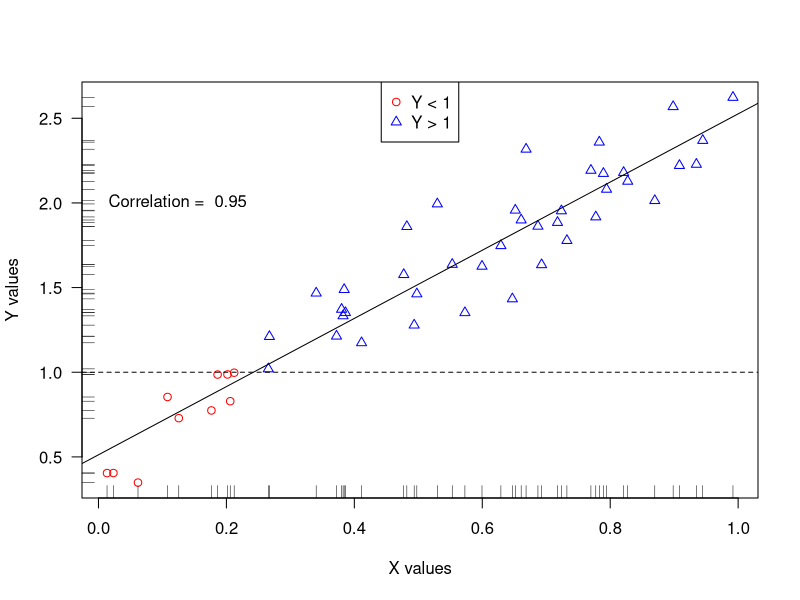
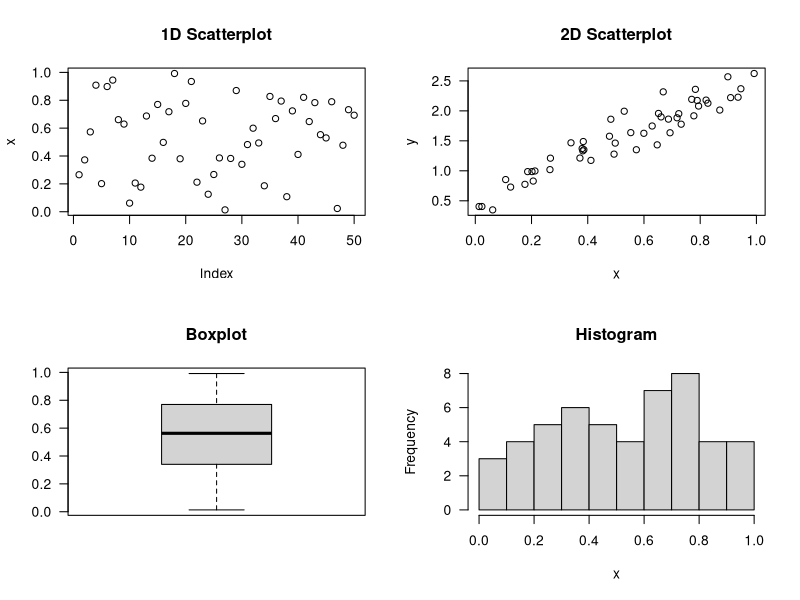
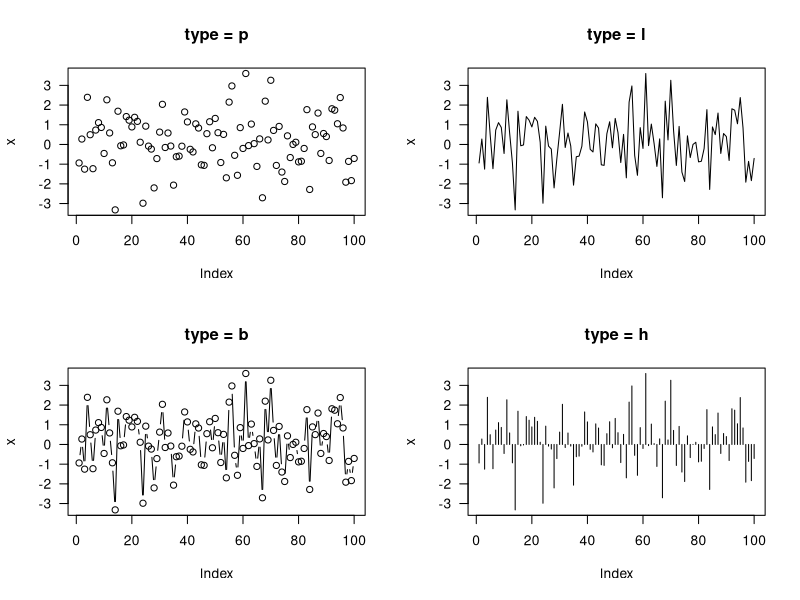
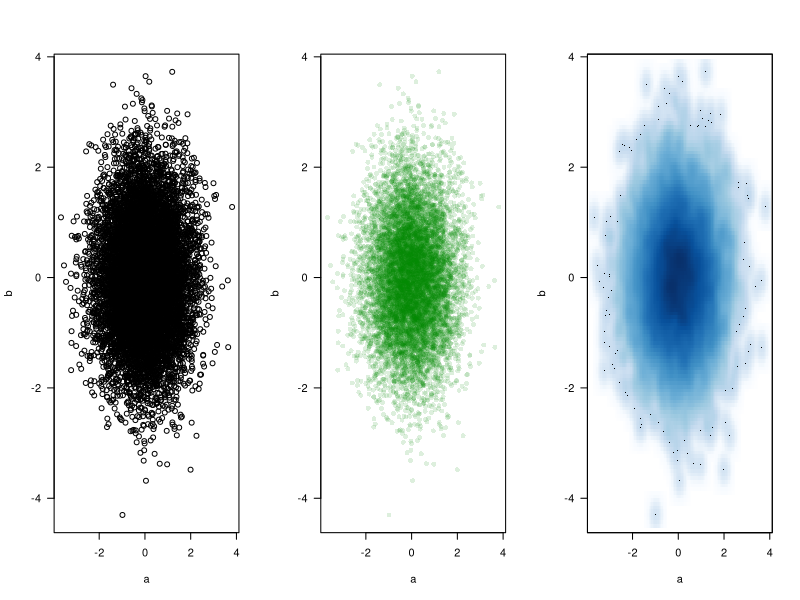
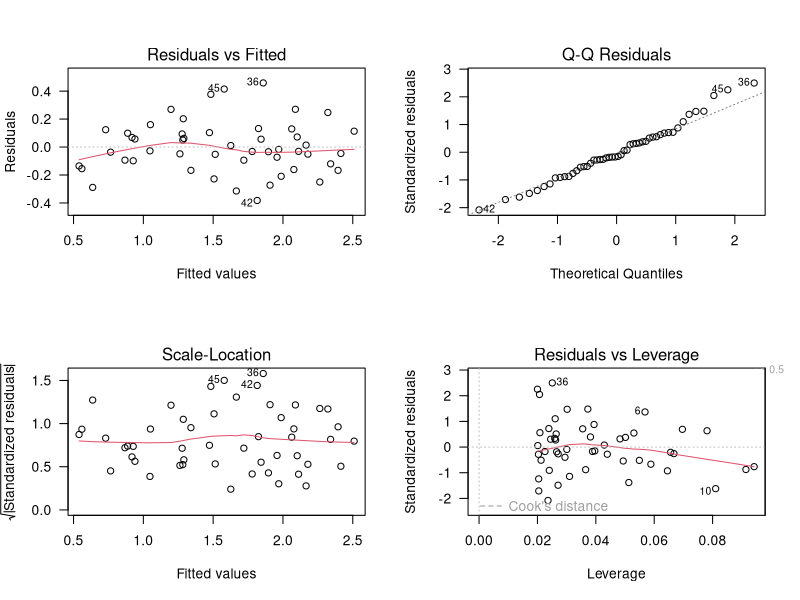
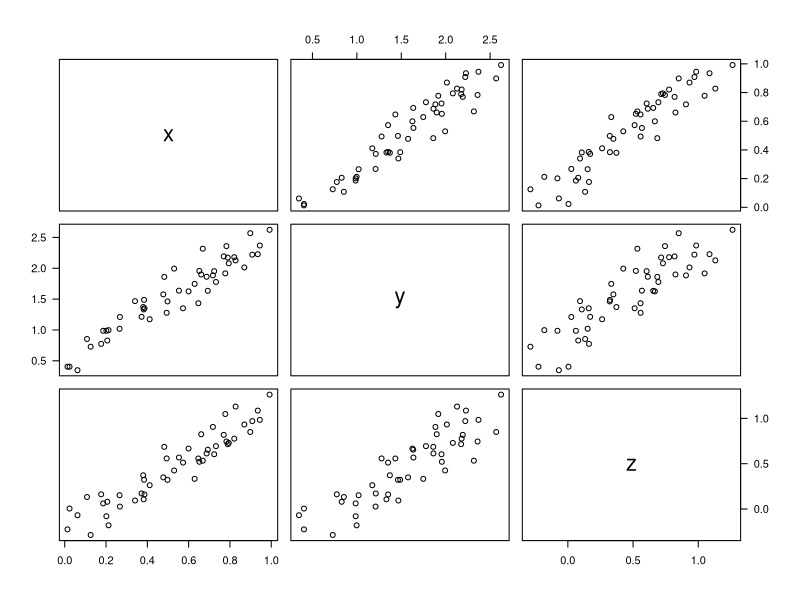
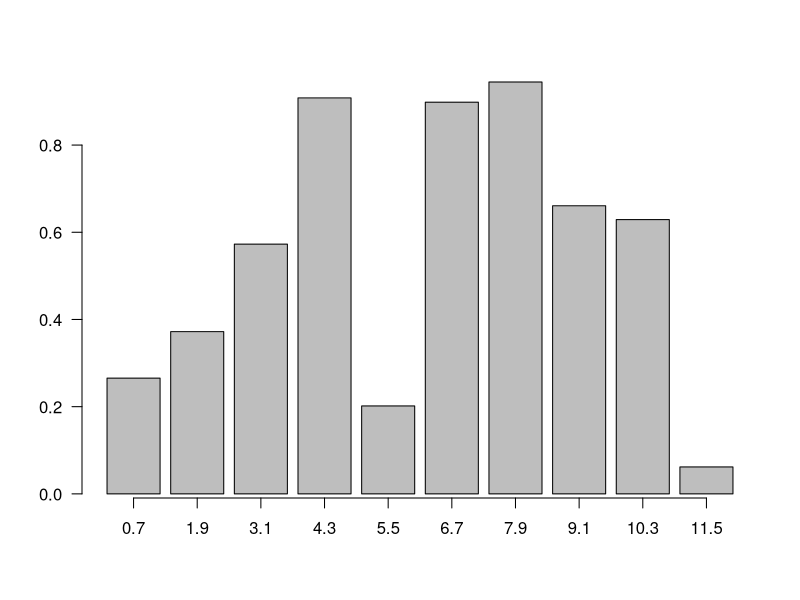
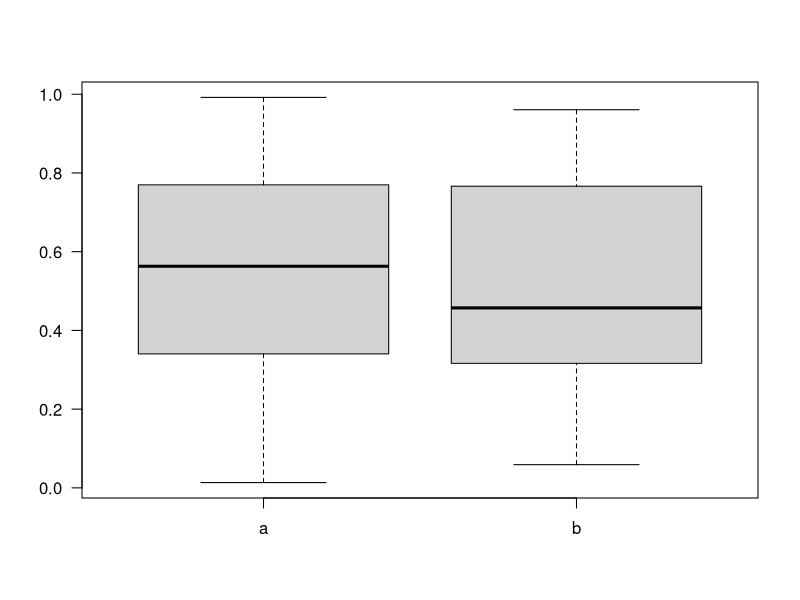

Write R code to recreate these figures, in order.
## ---- chunk 1
set.seed(1)
x <- runif(50)
y <- 2*x + 0.50 + rnorm(length(x))/5
groups <- ifelse( y<1, 1, 2)

par(las=1)
plot(x, y, col=c("red", "blue")[groups], pch=c(1, 2)[groups],
     xlab="X values", ylab="Y values")
abline(lm(y~x))
abline(h=1, lty=2)
rug(x)
rug(y, side=2)
text(0, 2, paste("Correlation = ", round(cor(x,y), 2)), pos=4)
legend(x="top", legend=c("Y < 1", "Y > 1"), pch=c(1, 2),
       col=c("red", "blue"))
## ---- chunk 2
layout(matrix(c(1, 2, 3, 4), ncol=2, byrow=TRUE))
set.seed(1)
x <- runif(50)
y <- 2*x + 0.50 + rnorm(length(x))/5
plot(x, main="1D Scatterplot")
plot(x, y, main="2D Scatterplot")
boxplot(x, main="Boxplot")
hist(x, breaks=10, main="Histogram")
layout(c(1))
## ---- chunk 3
layout(matrix(c(1, 2, 3, 4), ncol=2, byrow=TRUE))
set.seed(1)
x <- rnorm(100, mean=0, sd=1.5)
plot(x, type="p", main="type = p")
plot(x, type="l", main="type = l")
plot(x, type="b", main="type = b")
plot(x, type="h", main="type = h")
layout(c(1))
## ---- chunk 4
a <- rnorm(10000)
b <- rnorm(10000)
oldpar <- par()
par(mfrow=c(1, 3))
plot(a, b)
plot(a, b, col="#00880022", pch=16)
smoothScatter(a, b)
##Generates warnings (some parameters can't be edited)
par(oldpar)
## ---- chunk 5
layout(matrix(c(1, 2, 3, 4), ncol=2, byrow=TRUE))
set.seed(1)
x <- runif(50)
y <- 2*x + 0.50 + rnorm(length(x))/5
plot(lm(y~x))
layout(c(1))
## ---- chunk 6
set.seed(1)
x <- runif(50)
y <- 2*x + 0.50 + rnorm(length(x))/5
z <- 1.33*x - 0.25 + rnorm(length(x))/6
plot(data.frame(x,y,z))
## ---- chunk 7
set.seed(1)
data<- runif(10)
barplot(data)
axis(side=1, at=barplot(data, plot=FALSE))
barplot(data, plot=FALSE)
## ---- chunk 8
set.seed(1)
x <- runif(50)
y <- runif(50)
bp <- boxplot(x,y,names=c("a","b"))
bp
## ---- chunk 9
set.seed(1)
a <- rnorm(10000)
b <- rnorm(10000)
plot(a, b)
plot(a, b, pch=16, col="blue")
## ---- chunk 10
set.seed(1)
a <- rnorm(10000)
b <- rnorm(10000)
myColors <- ifelse((a>0 & b>0), "red", "blue")
myColors[b < -2] <- "green"
plot(a, b, pch=16, col=myColors)
## ---- chunk 11
set.seed(1)
a <- rnorm(10000)
b <- rnorm(10000)
myColors <- ifelse((a>0 & b>0), "red", "blue")
myColors[b < -2] <- "green"
plot(x=NULL, bty="n", xlab="Index", ylab="X values", xlim=c(-4,4), ylim=c(-4,4))
rect(xleft=par("usr")[1], ybottom=par("usr")[3], 
     xright=par("usr")[2], ytop=par("usr")[4], 
     col = "white", border="gray")
rect(xleft=par("usr")[1]+0.1, ybottom=par("usr")[3]+0.1, 
     xright=par("usr")[2]-0.1, ytop=par("usr")[4]-0.1, 
     col = "#E9ECF7", border="white")
points(a, b, pch=16, col=myColors, xlim=c(-4,4), ylim=c(-4,4))
## ---- chunk 12
layout(matrix(c(1, 2), ncol=2, byrow=TRUE))
a <- rnorm(10000)
b <- rnorm(10000)
plot(a, b)
plot(a, b, pch=16)
layout(c(1))
## ---- chunk 13
set.seed(1)
data <- rnorm(100)
hist(data, main="", xlim=c(-3, 3), probability=TRUE, col="darkred")
lines(density(data), col="blue", lwd=2)
## ---- chunk 14
oldpar <- par()
par(mfrow=c(1, 3))
set.seed(1)
data <- rnorm(100)
hist(data, main="", col="darkgreen", xlim=c(-3, -1))
hist(data, main="", col="gray", xlim=c(-1, 1))
hist(data, main="", col="darkred", xlim=c(1, 3))
## Reset parameters (generates warnings as some of them are not editable)
par(oldpar)
## ---- chunk 15
layout(matrix(c(1, 1, 
                2, 3), ncol=2, byrow=TRUE))
set.seed(1)
data <- rnorm(100)
hist(data, main="", xlim=c(-3, 3))
plot.new()
hist(data, main="", xlim=c(-3, 3))
